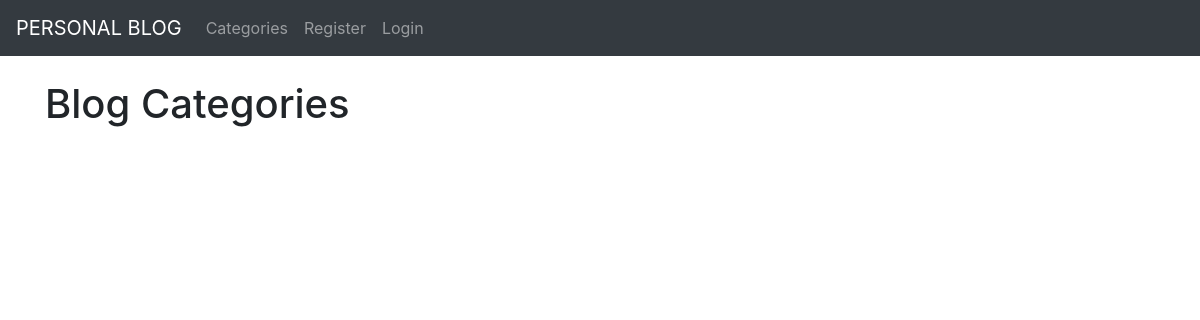
The page /category-list/ on the database as committed earlier.
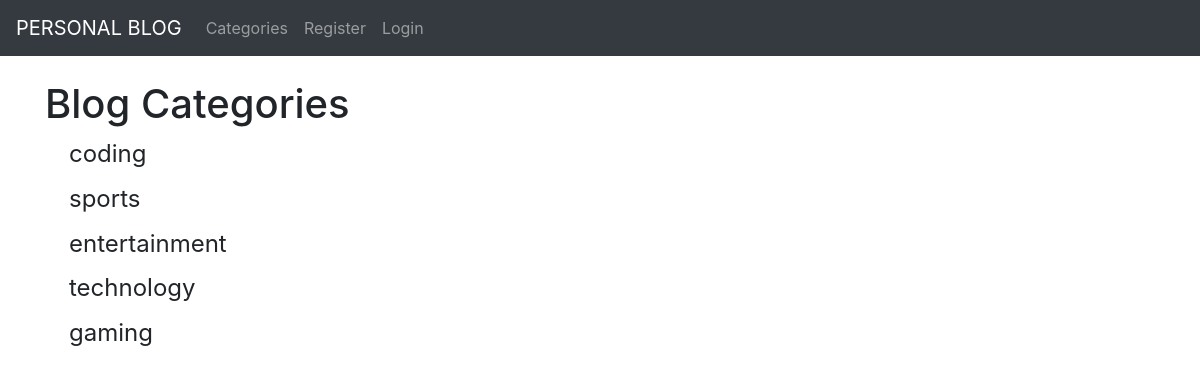
The same page on the database as committed later.
### myblog/models.py (models this page shows, shortened)
class Category(models.Model):
	name = models.CharField(max_length=255, default = 'coding')
	def __str__(self):
		return self.name

### myblog/views.py (the view)
# urls.py: path('category-list/', CategoryListView, name="category-list"),
def CategoryListView(request):
	cat_menu_list = Category.objects.all()
	return render(request, 'myblog/category_list.html',{'cat_menu_list': cat_menu_list})

### myblog/templates/myblog/category_list.html (shortened to what this page needs)
{% extends 'myblog/base.html' %}
{% block content %}
	<h1>Blog Categories</h1>
	{% for item in cat_menu_list %}
         <h4>
         	<a class="dropdown-item" href="{% url 'category' item|slugify %}">
         		{{ item }}
         	</a>
         </h4>
     {% endfor %}
{% endblock %}

Rows that differ between the two databases and show on the page:
added Category: name "coding"
added Category: name "sports"
added Category: name "entertainment"
added Category: name "technology"
added Category: name "gaming"
